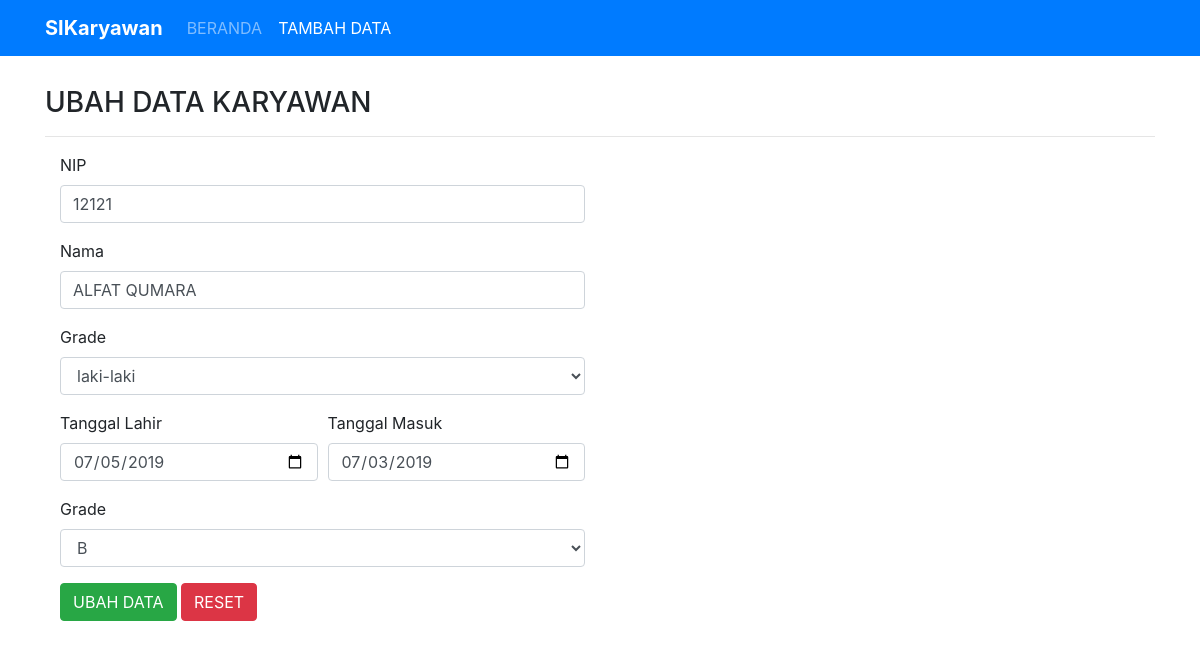
The page /ubah.php?id=12121 on the database its author committed.
### tables this page shows
CREATE TABLE `tbl_karyawan` (
  `nip` int(20) NOT NULL,
  `nama` varchar(60) NOT NULL,
  `gender` varchar(20) NOT NULL,
  `tgl_lahir` date NOT NULL,
  `tgl_masuk` date NOT NULL,
  `grade` varchar(2) NOT NULL
);

### function.php (called while the page is built, shortened)
<?php
$conn=mysqli_connect("localhost","root","","si_karyawan");
function show($query){
     global $conn;
     $result=mysqli_query($conn,$query);
     $rows=[];
     while ($row=mysqli_fetch_assoc($result)){
          $rows[]=$row;
     }
     return $rows;
}
?>

### ubah.php (the view, shortened to what this page needs)
<?php
    require 'function.php';
    $id=$_GET["id"];
    $kry=show("SELECT * FROM tbl_karyawan WHERE nip=$id")[0];
    ?>
<!DOCTYPE html>
<html>
<head>
     <link rel='stylesheet' type='text/css' media='screen' href='css/css/bootstrap.css'>
</head>
<body>
     <nav class="navbar navbar-expand-lg navbar-dark bg-primary">
          <div class="container">
               <a class="navbar-brand" href="#"><b>SIKaryawan</b></a>
               <div class="collapse navbar-collapse" id="navbarNavAltMarkup">
                    <div class="navbar-nav">
                    <a class="nav-item nav-link" href="index.php">BERANDA </a>
                    <a class="nav-item nav-link active" href="tambah.php">TAMBAH DATA</a>
                    </div>
               </div>
          </div>
     </nav>
     <div class="container" style="margin-top: 30px;">
          <H3>UBAH DATA KARYAWAN</H3><hr>
          <div class="col col-lg-6">
          <form action="" method="POST">
          <div class="form-group">
               <label for="inputAddress">NIP</label>
               <input type="text" class="form-control" required="" name="nip" id="inputAddress" placeholder="NIP" value="<?= $kry['nip'];?>">
               </div>
               <div class="form-group">
               <label for="inputAddress">Nama</label>
               <input type="text" class="form-control"  required="" name="nama" id="inputAddress" placeholder="Nama Karyawan" value="<?= $kry['nama'];?>">
               </div>
               <div class="form-group">
               <label for="exampleFormControlSelect1">Grade</label>
               <select class="form-control" required="" name="gender" id="exampleFormControlSelect1" placeholder="Grade">
                    <option><?= $kry['gender'];?></option>
               </select>
               </div>
               <div class="form-row">
               <div class="form-group col-md-6">
                    <label for="inputEmail4">Tanggal Lahir</label>
                    <input type="date" class="form-control"  required="" name="tgl_lahir" id="inputEmail4" placeholder="Tanggal Lahir" value="<?= $kry['tgl_lahir'];?>">
               </div>
               <div class="form-group col-md-6">
                    <label for="inputPassword4">Tanggal Masuk</label>
                    <input type="date" class="form-control"  required="" name="tgl_masuk" id="inputPassword4" placeholder="" value="<?= $kry['tgl_masuk'];?>">
               </div>
               </div>
               <div class="form-group">
               <label for="exampleFormControlSelect1">Grade</label>
               <select class="form-control" required="" name="grade" id="exampleFormControlSelect1" placeholder="Grade">
                    <option><?=$kry['grade'];?></option>
               </select>
               </div>
               <button type="submit" name="ubah" class="btn btn-success">UBAH DATA</button>
               <button type="RESET" class="btn btn-danger">RESET</button>
               </form>
               </div><br><br>
</body>
</html>

### rows shown on the page
tbl_karyawan: nip "12121", nama "ALFAT QUMARA", gender "laki-laki", tgl_lahir "07/05/2019", tgl_masuk "07/03/2019", grade "B"
